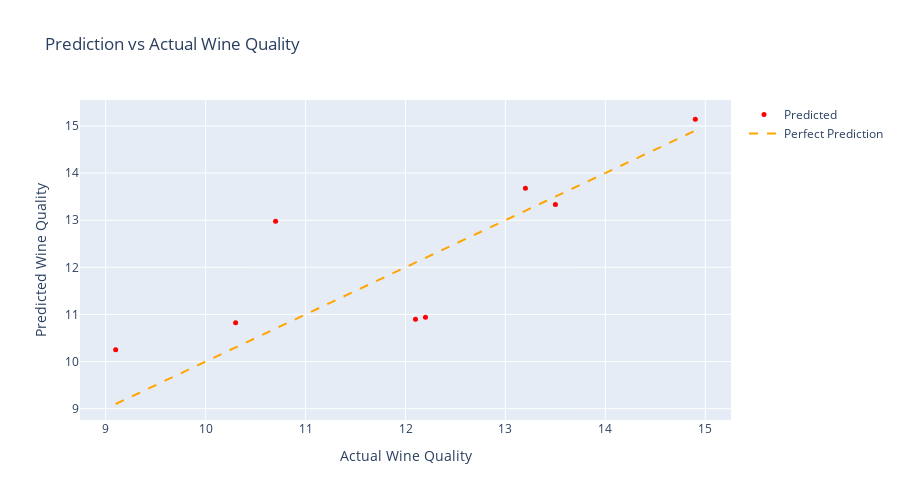

Notebook source saved alongside this figure:
### Code cell
# plot
fig = go.Figure()

fig.add_trace(go.Scatter(
    x=y_test,
    y=y_pred_debias,
    mode='markers',
    marker=dict(size=5, color='red'),
    name='Predicted'
))

fig.add_trace(go.Scatter(
    x=[y_test.min(), y_test.max()],
    y=[y_test.min(), y_test.max()],
    mode='lines',
    line=dict(dash='dash', color='orange'),
    name='Perfect Prediction'
))

fig.update_layout(
    title='Prediction vs Actual Wine Quality',
    xaxis_title='Actual Wine Quality',
    yaxis_title='Predicted Wine Quality',
    width=900,
    height=500
)

fig.show()

### Figure 1 — Plotly figure (JSON) as saved in the notebook; plotly's stock layout.template omitted (floating-point values rounded to 4 significant figures)
{"data": [{"marker": {"color": "red", "size": 5}, "mode": "markers", "name": "Predicted", "type": "scatter", "x": [10.7, 9.1, 12.1, 14.9, 13.5, 12.2, 10.3, 13.2], "y": [12.98, 10.25, 10.9, 15.14, 13.33, 10.94, 10.82, 13.68]}, {"line": {"color": "orange", "dash": "dash"}, "mode": "lines", "name": "Perfect Prediction", "type": "scatter", "x": [9.1, 14.9], "y": [9.1, 14.9]}], "layout": {"height": 500, "title": {"text": "Prediction vs Actual Wine Quality"}, "width": 900, "xaxis": {"autorange": true, "range": [8.743, 15.26], "title": {"text": "Actual Wine Quality"}, "type": "linear"}, "yaxis": {"autorange": true, "range": [8.761, 15.55], "title": {"text": "Predicted Wine Quality"}, "type": "linear"}}}
